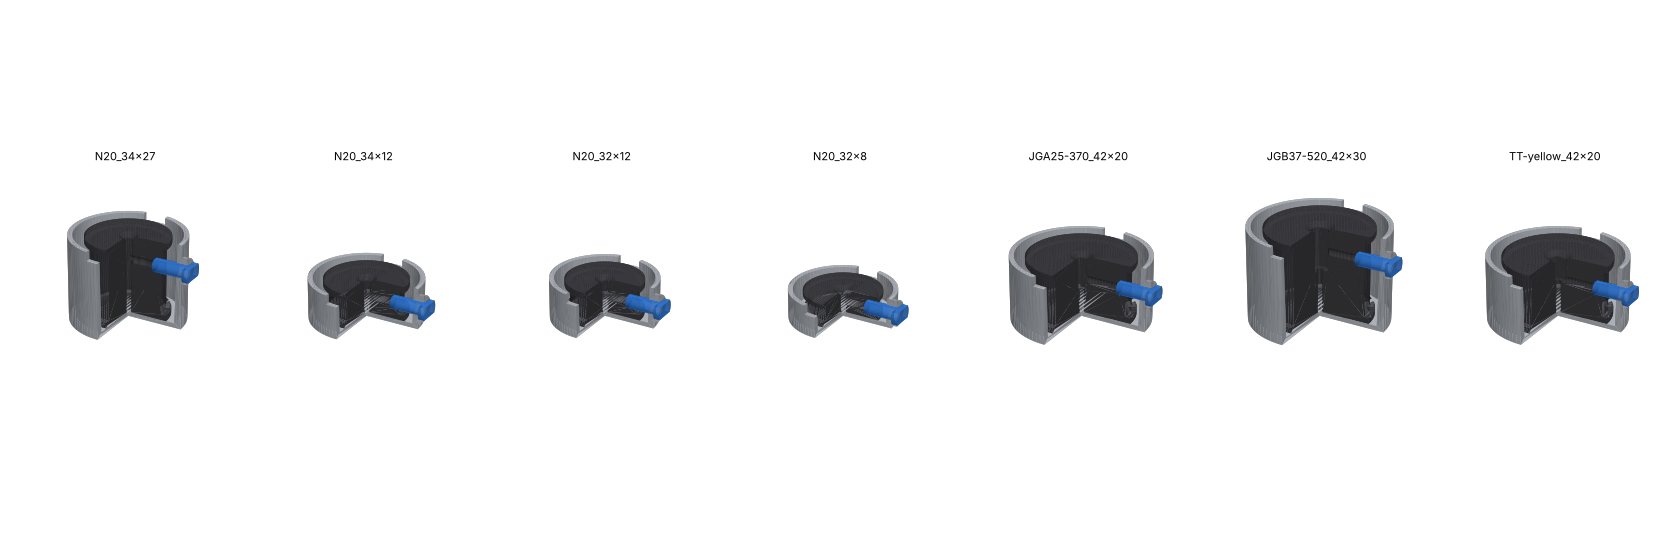

Write the Python code that produced this figure.
import os, sys
sys.path.insert(0, os.path.dirname(os.path.abspath(__file__)))
from wheels_all import *
import matplotlib; matplotlib.use('Agg'); import matplotlib.pyplot as plt
from mpl_toolkits.mplot3d.art3d import Poly3DCollection
L = np.array([0.35, -0.45, 0.82]) / np.linalg.norm([0.35, -0.45, 0.82]); fig = plt.figure(figsize=(21, 7))
for k, (tag, p) in enumerate(SETS.items()):
    H = hub(*p); M, zp, ro = mold(*p); P, r0, _ = pin(*p); cut = Manifold.cube([80, 80, 80]).translate([0, -80, -10])
    ax = fig.add_subplot(1, 7, k + 1, projection='3d'); TT, CC = [], []
    for mm, col in ((M - cut, (0.75, 0.77, 0.8)), (H.translate([0, 0, FLOOR]) - cut, (0.25, 0.25, 0.27)), (P.translate([r0, 0, zp]), (0.2, 0.5, 0.9))):
        me = mm.to_mesh(); V = np.asarray(me.vert_properties)[:, :3]; T = V[np.asarray(me.tri_verts)]
        n = np.cross(T[:, 1] - T[:, 0], T[:, 2] - T[:, 0]); n /= np.linalg.norm(n, axis=1, keepdims=True) + 1e-9
        TT.append(T); CC.append(np.clip(np.outer(0.4 + 0.6 * np.abs(n @ L), col), 0, 1))
    ax.add_collection3d(Poly3DCollection(np.concatenate(TT), facecolors=np.concatenate(CC), edgecolors='none'))
    ax.set_xlim(-26, 26); ax.set_ylim(-26, 26); ax.set_zlim(-12, 40); ax.set_box_aspect((1, 1, 1), zoom=1.2); ax.view_init(25, -60); ax.axis('off'); ax.set_title(tag, fontsize=10)
plt.tight_layout(); plt.savefig(os.path.join(HERE, 'preview.png'), dpi=80)
